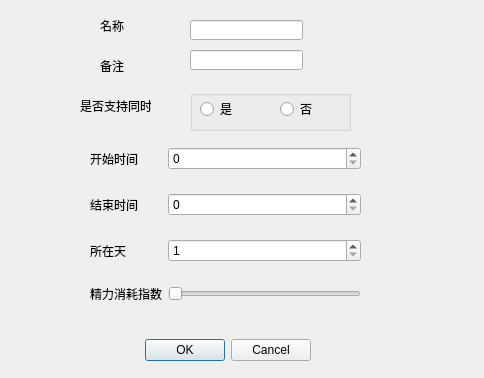
<?xml version="1.0" encoding="UTF-8"?>
<ui version="4.0">
 <class>Add_FixedTime</class>
 <widget class="QDialog" name="Add_FixedTime">
  <property name="geometry">
   <rect>
    <x>0</x>
    <y>0</y>
    <width>484</width>
    <height>378</height>
   </rect>
  </property>
  <property name="windowTitle">
   <string>规定时间的任务</string>
  </property>
  <widget class="QDialogButtonBox" name="buttonBox">
   <property name="geometry">
    <rect>
     <x>-60</x>
     <y>320</y>
     <width>371</width>
     <height>61</height>
    </rect>
   </property>
   <property name="orientation">
    <enum>Qt::Horizontal</enum>
   </property>
   <property name="standardButtons">
    <set>QDialogButtonBox::Cancel|QDialogButtonBox::Ok</set>
   </property>
  </widget>
  <widget class="QWidget" name="widget" native="true">
   <property name="geometry">
    <rect>
     <x>90</x>
     <y>130</y>
     <width>271</width>
     <height>191</height>
    </rect>
   </property>
   <layout class="QGridLayout" name="gridLayout">
    <item row="1" column="4">
     <widget class="QSpinBox" name="task_begin"/>
    </item>
    <item row="3" column="4">
     <widget class="QSpinBox" name="task_end"/>
    </item>
    <item row="6" column="0">
     <widget class="QLabel" name="label_7">
      <property name="text">
       <string>精力消耗指数</string>
      </property>
     </widget>
    </item>
    <item row="3" column="0">
     <widget class="QLabel" name="label_2">
      <property name="text">
       <string>结束时间</string>
      </property>
     </widget>
    </item>
    <item row="1" column="0">
     <widget class="QLabel" name="label">
      <property name="text">
       <string>开始时间</string>
      </property>
     </widget>
    </item>
    <item row="4" column="0">
     <widget class="QLabel" name="label_3">
      <property name="text">
       <string>所在天</string>
      </property>
     </widget>
    </item>
    <item row="4" column="4">
     <widget class="QSpinBox" name="task_day">
      <property name="minimum">
       <number>1</number>
      </property>
      <property name="maximum">
       <number>7</number>
      </property>
     </widget>
    </item>
    <item row="6" column="4">
     <widget class="QSlider" name="task_hard">
      <property name="maximum">
       <number>10</number>
      </property>
      <property name="orientation">
       <enum>Qt::Horizontal</enum>
      </property>
     </widget>
    </item>
   </layout>
  </widget>
  <widget class="QLabel" name="label_4">
   <property name="geometry">
    <rect>
     <x>100</x>
     <y>10</y>
     <width>61</width>
     <height>31</height>
    </rect>
   </property>
   <property name="text">
    <string>名称</string>
   </property>
  </widget>
  <widget class="QLabel" name="label_5">
   <property name="geometry">
    <rect>
     <x>100</x>
     <y>50</y>
     <width>51</width>
     <height>31</height>
    </rect>
   </property>
   <property name="text">
    <string>备注</string>
   </property>
  </widget>
  <widget class="QLabel" name="label_6">
   <property name="geometry">
    <rect>
     <x>80</x>
     <y>90</y>
     <width>71</width>
     <height>31</height>
    </rect>
   </property>
   <property name="text">
    <string>是否支持同时做</string>
   </property>
  </widget>
  <widget class="QGroupBox" name="groupBox">
   <property name="geometry">
    <rect>
     <x>190</x>
     <y>90</y>
     <width>161</width>
     <height>41</height>
    </rect>
   </property>
   <property name="title">
    <string/>
   </property>
   <widget class="QRadioButton" name="same1">
    <property name="geometry">
     <rect>
      <x>10</x>
      <y>10</y>
      <width>73</width>
      <height>18</height>
     </rect>
    </property>
    <property name="text">
     <string>是</string>
    </property>
   </widget>
   <widget class="QRadioButton" name="same0">
    <property name="geometry">
     <rect>
      <x>90</x>
      <y>10</y>
      <width>73</width>
      <height>18</height>
     </rect>
    </property>
    <property name="text">
     <string>否</string>
    </property>
   </widget>
  </widget>
  <widget class="QLineEdit" name="task_note">
   <property name="geometry">
    <rect>
     <x>190</x>
     <y>50</y>
     <width>113</width>
     <height>20</height>
    </rect>
   </property>
  </widget>
  <widget class="QLineEdit" name="task_name">
   <property name="geometry">
    <rect>
     <x>190</x>
     <y>20</y>
     <width>113</width>
     <height>20</height>
    </rect>
   </property>
  </widget>
 </widget>
 <resources/>
 <connections>
  <connection>
   <sender>buttonBox</sender>
   <signal>accepted()</signal>
   <receiver>Add_FixedTime</receiver>
   <slot>accept()</slot>
   <hints>
    <hint type="sourcelabel">
     <x>248</x>
     <y>254</y>
    </hint>
    <hint type="destinationlabel">
     <x>157</x>
     <y>274</y>
    </hint>
   </hints>
  </connection>
  <connection>
   <sender>buttonBox</sender>
   <signal>rejected()</signal>
   <receiver>Add_FixedTime</receiver>
   <slot>reject()</slot>
   <hints>
    <hint type="sourcelabel">
     <x>316</x>
     <y>260</y>
    </hint>
    <hint type="destinationlabel">
     <x>286</x>
     <y>274</y>
    </hint>
   </hints>
  </connection>
 </connections>
</ui>
